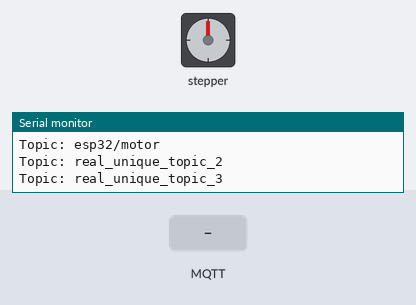
Bench run of a sketch on a simulated Arduino MKR. Shown: stepper motor, the last lines printed to the serial monitor. The test bench sets the inputs (shaded band). WiFi joins after 1.5 s; servers stay silent unless stated; no MQTT or app messages arrive unless stated; stepper angles assume 2048 steps per turn.

Above: at 2.7 s.
2.8 s: MQTT message "1" arrives on the first subscribed topic
At 3.27 s:
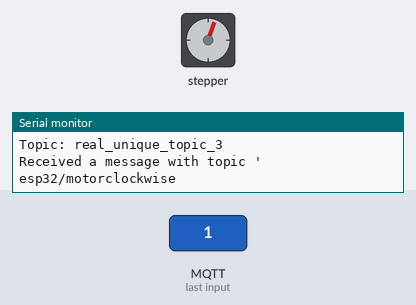
At 9.95 s:
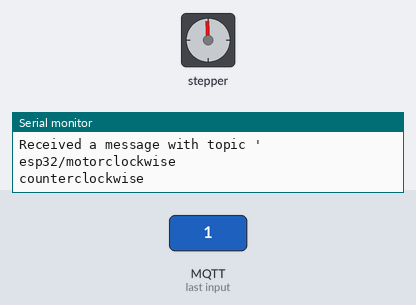
Timing chart, 0 to 17.3 s (numbered marks = the images above; inputs shaded):
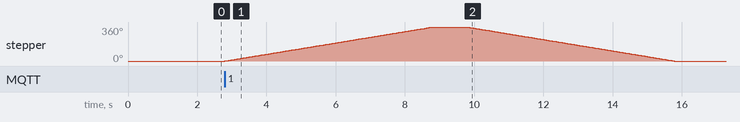

Measured:
- after the input at 2.8 s, stepper: turns 360° clockwise in 6.0 s, then 360° counter-clockwise in 6.0 s

The sketch:

motor_actuator.ino
```cpp
#include <ArduinoMqttClient.h>
#include <WiFiNINA.h>
#include <Stepper.h>

const int stepsPerRevolution = 2048;  // change this to fit the number of steps per revolution

// ULN2003 Motor Driver Pins
#define IN1 9
#define IN2 10
#define IN3 11
#define IN4 12
// initialize the stepper library
Stepper myStepper(stepsPerRevolution, IN1, IN3, IN2, IN4);


///////please enter your sensitive data in the Secret tab/arduino_secrets.h
char ssid[] = "Nirojan98";        // your network SSID
char pass[] = "nirojan98";    // your network password

WiFiClient wifiClient;
MqttClient mqttClient(wifiClient);

const char broker[] = "192.168.229.1";
int        port     = 1883;
const char topic[]  = "esp32/motor";
const char topic2[]  = "real_unique_topic_2";
const char topic3[]  = "real_unique_topic_3";

void setup() {
  //Initialize serial and wait for port to open:
  Serial.begin(9600);
   // set the speed at 5 rpm
  myStepper.setSpeed(10);
  while (!Serial) {
    ; // wait for serial port to connect. Needed for native USB port only
  }
  // attempt to connect to Wifi network:
  Serial.print("Attempting to connect to SSID: ");
  Serial.println(ssid);
  while (WiFi.begin(ssid, pass) != WL_CONNECTED) {
    // failed, retry
    Serial.print(".");
    delay(5000);
  }

  Serial.println("You're connected to the network");
  Serial.println();

  Serial.print("Attempting to connect to the MQTT broker: ");
  Serial.println(broker);

  if (!mqttClient.connect(broker, port)) {
    Serial.print("MQTT connection failed! Error code = ");
    Serial.println(mqttClient.connectError());

    while (1);
  }

  Serial.println("You're connected to the MQTT broker!");
  Serial.println();

  // set the message receive callback
  mqttClient.onMessage(onMqttMessage);

  Serial.print("Subscribing to topic: ");
  Serial.println(topic);
  Serial.println();

  // subscribe to a topic
  mqttClient.subscribe(topic);
  mqttClient.subscribe(topic2);
  mqttClient.subscribe(topic3);

  // topics can be unsubscribed using:
  // mqttClient.unsubscribe(topic);

  Serial.print("Topic: ");
  Serial.println(topic);
  Serial.print("Topic: ");
  Serial.println(topic2);
  Serial.print("Topic: ");
  Serial.println(topic3);

  Serial.println();
}

void loop() {
  // call poll() regularly to allow the library to receive MQTT messages and
  // send MQTT keep alive which avoids being disconnected by the broker
  mqttClient.poll();

}

void onMqttMessage(int messageSize) {
  // we received a message, print out the topic and contents
  Serial.println("Received a message with topic '");
  Serial.print(mqttClient.messageTopic());

// step one revolution in one direction:
if (mqttClient.messageTopic()){
  Serial.println("clockwise");
  myStepper.step(stepsPerRevolution);
  delay(1000);

  // step one revolution in the other direction:
  Serial.println("counterclockwise");
  myStepper.step(-stepsPerRevolution);
  delay(1000);}

  Serial.print("', length ");
  Serial.print(messageSize);
  Serial.println(" bytes:");

  // use the Stream interface to print the contents
  while (mqttClient.available()) {
    Serial.print((char)mqttClient.read());
  }
  Serial.println();
  Serial.println();
}
```
